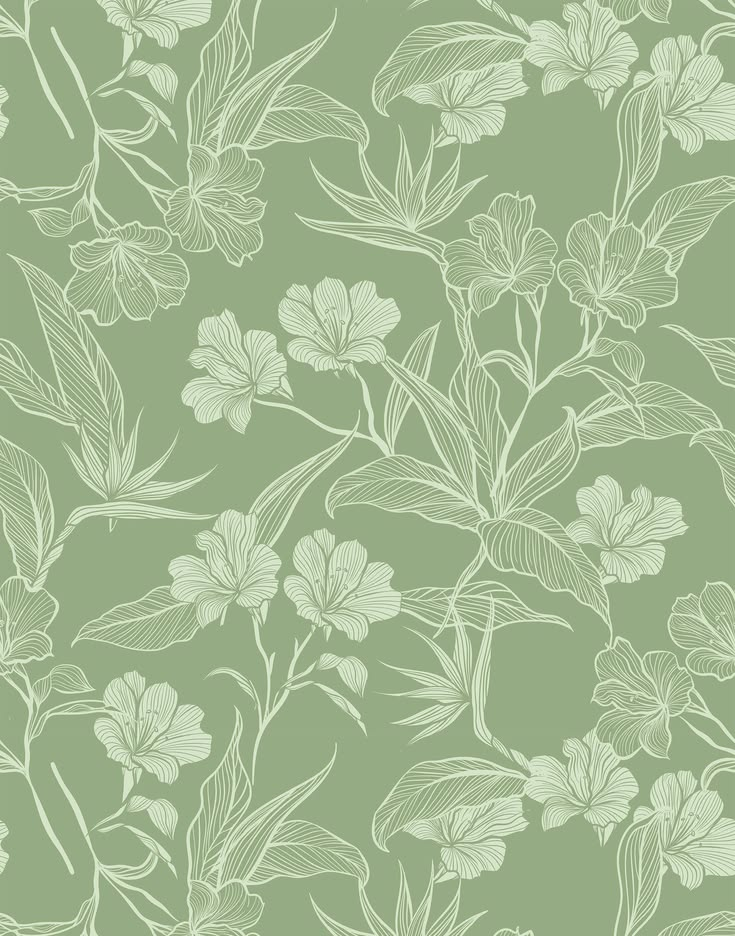
#> input picture assets/images/countdown-wallpaper.jpg, 735 x 936 px; its folder holds only this picture in this run
$ python make-placeholders.py
#> lines starting #> are read from the running program, lines starting #| are printed output that depends on the picture
"""
Creates neutral placeholder images with exactly the same file names and pixel sizes as the
demo photographs in assets/images/. They contain no people, no photographs and nothing that
needs a licence: just soft colour, a thin frame, a small pictogram and the words "Your photo".

Author tool (not shipped to customers). Needs Python 3 and Pillow:  pip install pillow

    python tools/make-placeholders.py

Output: tools/placeholder-images/   (tools/make-zip.ps1 copies these over assets/images in the
customer ZIP unless you pass -IncludeDemoPhotos).
"""
import os
import sys
from PIL import Image, ImageDraw, ImageFont

ROOT = os.path.dirname(os.path.dirname(os.path.abspath(__file__)))
SRC = os.path.join(ROOT, 'assets', 'images')
OUT = os.path.join(ROOT, 'tools', 'placeholder-images')

# Palette taken from the template (ivory, sage, rose, forest, gold)
TINTS = {
    'hero':     ((226, 231, 220), (205, 214, 197)),   # sage
    'story':    ((240, 226, 222), (226, 205, 199)),   # rose
    'portrait': ((226, 231, 220), (205, 214, 197)),
    'gallery':  ((240, 226, 222), (226, 205, 199)),
    'final':    ((96, 118, 104), (70, 92, 79)),       # dark: ivory text sits on it
    'og':       ((248, 245, 239), (232, 226, 214)),
}
INK_DARK = (52, 72, 59)
INK_LIGHT = (248, 245, 239)
GOLD = (180, 154, 105)

FONT_CANDIDATES = [
    'C:/Windows/Fonts/segoeui.ttf', 'C:/Windows/Fonts/arial.ttf',
    '/System/Library/Fonts/Supplemental/Arial.ttf', '/System/Library/Fonts/Helvetica.ttc',
    '/usr/share/fonts/truetype/dejavu/DejaVuSans.ttf', '/usr/share/fonts/dejavu/DejaVuSans.ttf',
]


def font(size):
    for path in FONT_CANDIDATES:
        if os.path.exists(path):
            try:
                return ImageFont.truetype(path, size)
            except OSError:
                pass
    try:
        return ImageFont.load_default(size=size)
    except TypeError:
        return ImageFont.load_default()


def kind_of(name):
    for k in ('hero', 'story', 'portrait', 'gallery', 'final', 'og'):
        if name.startswith(k):
            return k
    return 'gallery'


def label_for(name):
    base = os.path.splitext(name)[0]
    k = kind_of(name)
    return {'hero': 'Hero photo', 'story': 'Our story photo', 'portrait': 'Portrait', 'gallery': 'Gallery photo',
            'final': 'Closing photo', 'og': 'Social sharing image'}[k]


def make(name, w, h):
    k = kind_of(name)
    top, bottom = TINTS[k]
    ink = INK_LIGHT if k == 'final' else INK_DARK
    img = Image.new('RGB', (w, h), top)
    px = ImageDraw.Draw(img)
    for y in range(h):                                   # soft vertical gradient
        t = y / max(1, h - 1)
        px.line([(0, y), (w, y)], fill=tuple(int(top[i] + (bottom[i] - top[i]) * t) for i in range(3)))

    s = min(w, h)
    d = ImageDraw.Draw(img)
    m = int(s * 0.045)
    d.rectangle([m, m, w - m, h - m], outline=GOLD, width=max(1, s // 300))   # thin gold frame

    # pictogram: a framed landscape with sun and two hills, centred a little above the middle
    pw = int(s * 0.26); ph = int(pw * 0.72)
    cx, cy = w // 2, int(h * 0.42)
    x0, y0, x1, y1 = cx - pw // 2, cy - ph // 2, cx + pw // 2, cy + ph // 2
    lw = max(2, s // 160)
    d.rounded_rectangle([x0, y0, x1, y1], radius=int(pw * 0.07), outline=ink, width=lw)
    d.ellipse([x0 + pw * 0.64, y0 + ph * 0.16, x0 + pw * 0.84, y0 + ph * 0.16 + pw * 0.2], outline=ink, width=lw)
    d.line([(x0 + pw * 0.08, y1 - ph * 0.12), (x0 + pw * 0.38, y0 + ph * 0.52), (x0 + pw * 0.58, y0 + ph * 0.74),
            (x0 + pw * 0.74, y0 + ph * 0.58), (x1 - pw * 0.06, y1 - ph * 0.12)], fill=ink, width=lw, joint='curve')

    big = font(max(14, int(s * 0.055)))
    small = font(max(11, int(s * 0.034)))
    title = 'YOUR PHOTO HERE'
    sub = f'{label_for(name)}  \u00b7  {w} \u00d7 {h} px'
    file_line = name
    ty = y1 + int(s * 0.07)
    for text, f, color in ((title, big, ink), (sub, small, ink), (file_line, small, GOLD if k != 'final' else INK_LIGHT)):
        bbox = d.textbbox((0, 0), text, font=f)
        tw, th = bbox[2] - bbox[0], bbox[3] - bbox[1]
        d.text(((w - tw) / 2 - bbox[0], ty - bbox[1]), text, font=f, fill=color)
        ty += int(th + s * 0.03)
    return img


def main():
    os.makedirs(OUT, exist_ok=True)
    count = 0
    for name in sorted(os.listdir(SRC)):
        ext = os.path.splitext(name)[1].lower()
        if ext not in ('.webp', '.jpg', '.jpeg', '.png'):
            continue
        with Image.open(os.path.join(SRC, name)) as src:
#> src is the input picture: PIL image 735x936 RGB; mean R, G, B 165.9, 185.6, 148.9
            w, h = src.size
#> w = 735; h = 936
        img = make(name, w, h)
#> in make, `img = Image.new('RGB', (w, h), top)`:
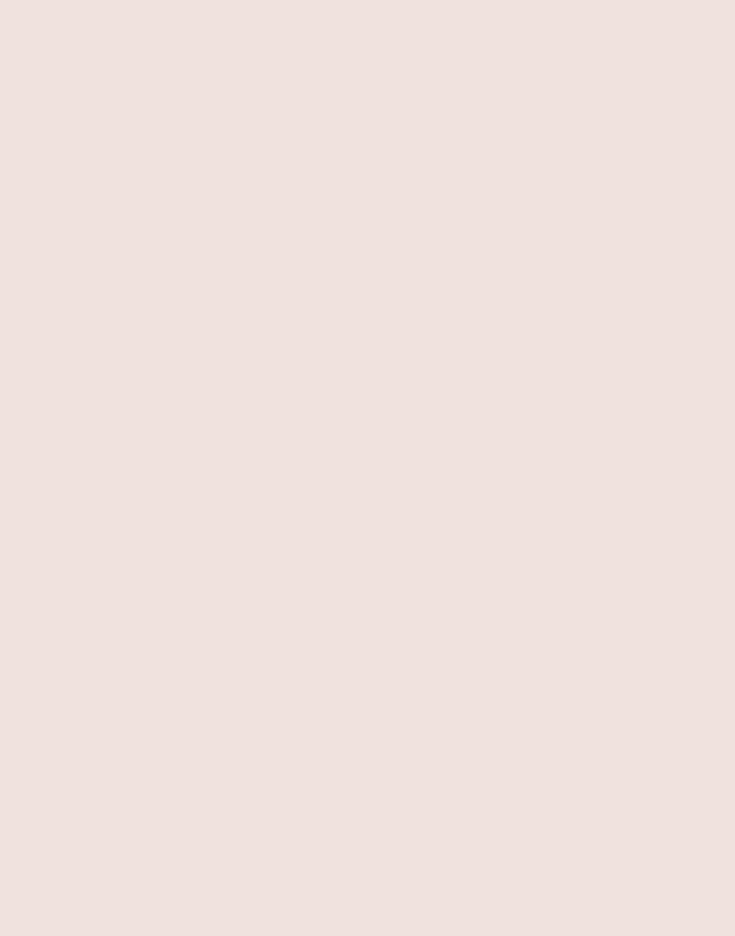
#> img: PIL image 735x936 RGB; mean R, G, B 240, 226, 222
#> in make, `d = ImageDraw.Draw(img)`:
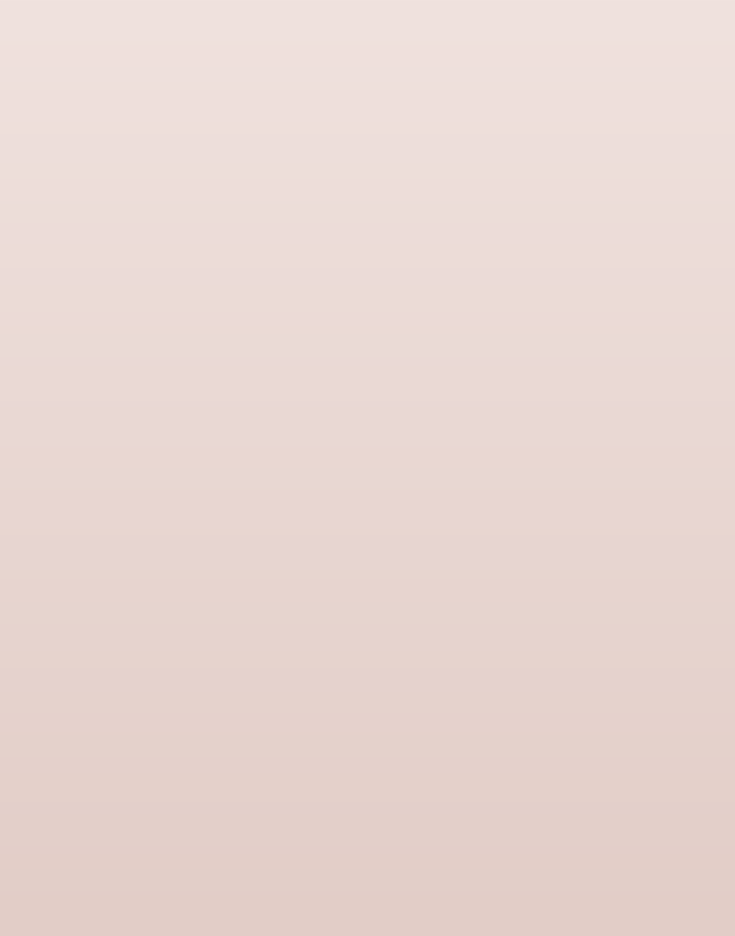
#> img: PIL image 735x936 RGB; mean R, G, B 232.5, 215, 210
#> the loop in make, `for text, f, color in ((title, big, ink), (sub, small, ink), (file_lin..` made 3 passes
#> (bbox, tw, th, ty) on passes 1 to 3: ((-1, 8, 386, 38), 387, 30, 564), ((0, 5, 364, 28), 364, 23, 609), ((0, 5, 301, 28), 301, 23, 654)
#> after the loop in make, `for text, f, color in ((title, big, ink), (sub, small, ink), (file_lin..`: ty = 654
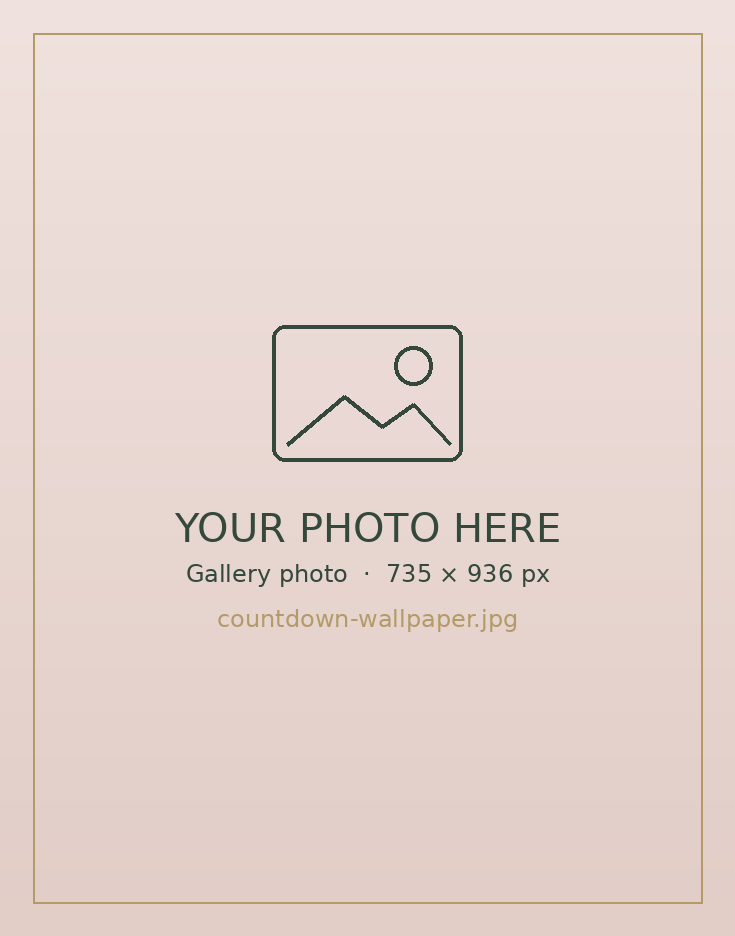
#> img: PIL image 735x936 RGB; mean R, G, B 229.7, 212.5, 206.9
        target = os.path.join(OUT, name)
        if ext == '.webp':
            img.save(target, 'WEBP', quality=80, method=6)
        elif ext in ('.jpg', '.jpeg'):
            img.save(target, 'JPEG', quality=86, optimize=True, progressive=True)
        else:
            img.save(target, optimize=True)
        count += 1
    total = sum(os.path.getsize(os.path.join(OUT, f)) for f in os.listdir(OUT))
    print(f'Wrote {count} placeholders to {OUT} ({total / 1024:.0f} KB)')


if __name__ == '__main__':
    sys.exit(main())
#> (the program exits here)
